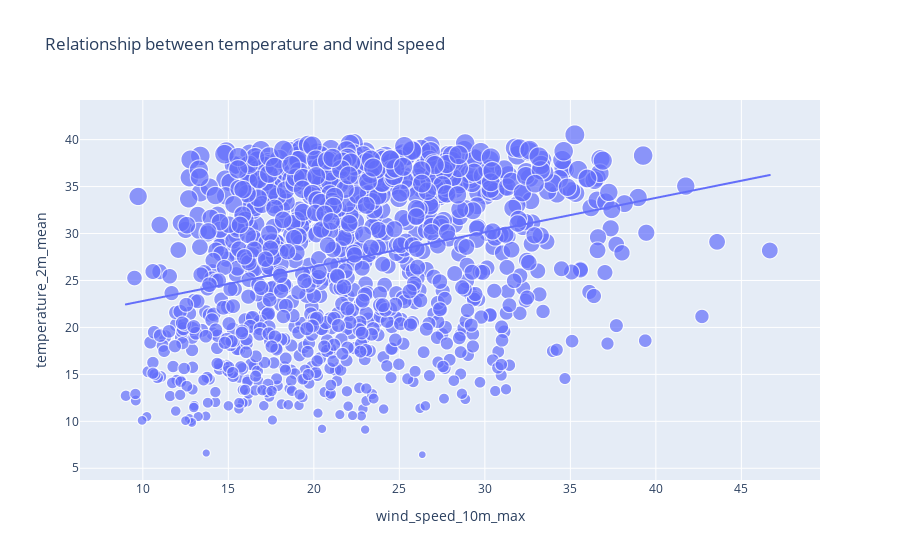

Notebook cell for this chart:
### Markdown cell above
Unfortunately, the graph shows that the wind_speed_10m_max and temperature_2m_mean have a weak relationship that the correlation between them is -0.28 which is closer to zero.<br>
To see how the relationship is between them we will use Scatter plot to have more understanding.

### Code cell
figure=px.scatter(data_frame =daily_dataframe,x="wind_speed_10m_max",
                 y="temperature_2m_mean",size="temperature_2m_mean",
                 trendline="ols",title="Relationship between temperature and wind speed")
figure.show()

### Figure 1 — Plotly figure (JSON) as saved in the notebook; plotly's stock layout.template omitted (floating-point values rounded to 4 significant figures; data arrays with more than 128 entries replaced by an {"elided": "..."} marker saying what was removed)
{"data": [{"hovertemplate": "wind_speed_10m_max=%{x}<br>temperature_2m_mean=%{marker.size}<extra></extra>", "legendgroup": "", "marker": {"color": "#636efa", "size": {"elided": "1096 float values"}, "sizemode": "area", "sizeref": 0.1013, "symbol": "circle"}, "mode": "markers", "name": "", "showlegend": false, "type": "scattergl", "x": {"elided": "1096 float values"}, "xaxis": "x", "y": {"elided": "1096 float values"}, "yaxis": "y"}, {"hovertemplate": "<b>OLS trendline</b><br>temperature_2m_mean = 0.365941 * wind_speed_10m_max + 19.1555<br>R<sup>2</sup>=0.077034<br><br>wind_speed_10m_max=%{x}<br>temperature_2m_mean=%{y} <b>(trend)</b><extra></extra>", "legendgroup": "", "marker": {"color": "#636efa", "symbol": "circle"}, "mode": "lines", "name": "", "showlegend": false, "type": "scattergl", "x": {"elided": "1096 float values"}, "xaxis": "x", "y": {"elided": "1096 float values"}, "yaxis": "y"}], "layout": {"legend": {"itemsizing": "constant", "tracegroupgap": 0}, "title": {"text": "Relationship between temperature and wind speed"}, "xaxis": {"anchor": "y", "domain": [0, 1], "title": {"text": "wind_speed_10m_max"}}, "yaxis": {"anchor": "x", "domain": [0, 1], "title": {"text": "temperature_2m_mean"}}}}
